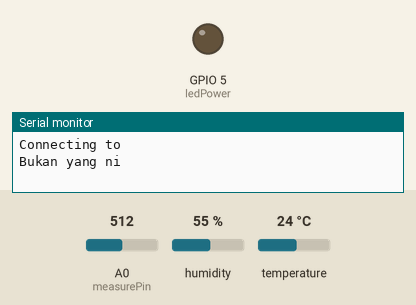
Simulated run of this sketch. Board: ESP8266 (NodeMCU). On the bench: output pins drawn as LEDs (lit = HIGH), the last lines printed to the serial monitor. The inputs (shaded band) are chosen by the test bench; at power-on: A0 (measurePin) = 512, humidity 55 %, temperature 24 °C. WiFi joins after 1.5 s; servers stay silent unless stated; the local clock reads 2024-03-15 10:24:30 at power-on unless the sketch sets it.

Above: at 0.1 s.
At 2.9 s:
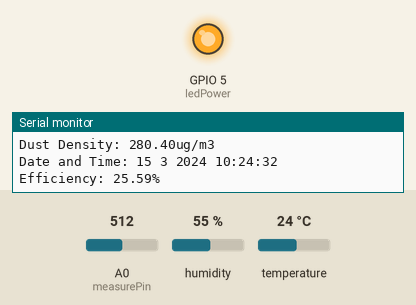
Timing chart, 0 to 4.4 s (numbered marks = the images above):
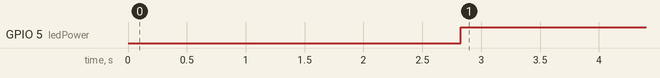

Measured:
- by itself, GPIO 5 (ledPower): LOW → HIGH at 2.8 s

The sketch:

ACEMSUI.ino
```cpp
/* ------- Setting for Blynk ------- */
#define BLYNK_DEBUG
#define BLYNK_PRINT Serial
#define BLYNK_TEMPLATE_ID "TMPL6qxqx3dpd"
#define BLYNK_TEMPLATE_NAME "Air Conditioners Efficiency Monitoring System"
#define BLYNK_AUTH_TOKEN "A8vdTMEsxM2kRDnpMaZ-ihIoQGpTMamB"

/* ------- Include libraries ------- */
#include <ESP8266WiFi.h>
#include <BlynkSimpleEsp8266.h>
#include <TimeLib.h>
#include <WidgetRTC.h>
#include <cmath>

BlynkTimer timer;
WiFiClient client;
WidgetRTC rtc;

/* ------- Setting for DHT11 ------- */
#include <DHT.h>
#include <SPI.h>
#define DHTPIN 2       // What digital pin we're connected to (D4)
#define DHTTYPE DHT11  // DHT 22, AM2302, AM2321
DHT dht(DHTPIN, DHTTYPE);

/* ------- Setting for Dust Sensor -------*/
int measurePin = A0;  //Connect dust sensor to Arduino A0 pin
#define ledPower 5    // Pin D1
int samplingTime = 280;
int deltaTime = 40;
int sleepTime = 9680;

/* ------- Initialize variables ------- */
float voMeasured = 0;
float calcVoltage = 0;
float dustDensity = 0;

const char *ssid = "Bukan yang ni";
const char *pass = "Xcc-5803";

/* ------- Setting Ends ------- */

BLYNK_CONNECTED() {
  // Synchronize time on connection
  rtc.begin();
}

//Calculate the efficiency in percentage (0-100)
float calculateEfficiency(float humidity, float temperature, float dustDensity) {

  float humidityWeight = 0.33;
  float temperatureWeight = 0.33;
  float dustDensityWeight = 0.33;
  float efficiency = 0.0;

  if (humidity < 61 && temperature < 27 && dustDensity < 151) {
    efficiency = 100.0;
  } else {
    efficiency = humidityWeight * (100 - humidity) + temperatureWeight * (100 - temperature) + dustDensityWeight * (150 - dustDensity) / 3;
  }

  return efficiency;
}

void setLastAlert() {

  // Display the date and time on labels V10 and V11
  String currentTime = String(hour()) + ":" + minute() + ":" + second();
  String currentDate = String(day()) + "/" + month() + "/" + year();
  Blynk.virtualWrite(V10, currentDate);
  Blynk.virtualWrite(V11, currentTime);
}

// This function read, calculate, and send value to Blynk Cloud
void sendSensor() {
  //Read DHT11 value
  float h = dht.readHumidity();
  float t = dht.readTemperature();  // or dht.readTemperature(true) for Fahrenheit

  //Read Dust Sensor value
  digitalWrite(ledPower, LOW);  // power on the LED
  delayMicroseconds(samplingTime);

  voMeasured = analogRead(measurePin);  // read the dust value

  delayMicroseconds(deltaTime);
  digitalWrite(ledPower, HIGH);  // turn the LED off
  delayMicroseconds(sleepTime);

  // 0 - 3.3V mapped to 0 - 1023 integer values
  // recover voltage
  calcVoltage = voMeasured * (3.3 / 1024.0);

  // linear eqaution taken from http://www.howmuchsnow.com/arduino/airquality/
  // Chris Nafis (c) 2012
  dustDensity = 170 * calcVoltage - 0.1;

  String currentTime = String(hour()) + ":" + minute() + ":" + second();
  String currentDate = String(day()) + " " + month() + " " + year();

  //Check if all values are available
  if (isnan(h) || isnan(t) || isnan(dustDensity)) {
    Serial.println("Failed to read from sensors!");
    return;
  }

  //Serial.print(h); Serial.print(" "); Serial.print(t); Serial.print(" "); Serial.println(dustDensity);
  float efficiency = calculateEfficiency(h, t, dustDensity);

  // You can send any value at any time.
  // Please don't send more that 10 values per second.
  Blynk.virtualWrite(V5, t);
  Blynk.virtualWrite(V6, h);
  Blynk.virtualWrite(V7, dustDensity);

  String statusNotOK = "Abnormal";
  String statusOK = "Normal";

  // Define the optimum readings
  int tempOptimumLow = 23;
  int tempOptimumHigh = 26;
  int humOptimumLow = 40;
  int humOptimumHigh = 60;
  int dustOptimum = 150;

  // Trigger event if necessary
  if (t > tempOptimumHigh && h > humOptimumHigh && dustDensity > dustOptimum) {
    String message = "Please turn off your AC now due to inefficiency!";
    Blynk.logEvent("inefficient_alert", message);
    Blynk.virtualWrite(V8, statusNotOK);
    setLastAlert();
  } else if ((t < tempOptimumLow || t > tempOptimumHigh) && (h < humOptimumLow || h > humOptimumHigh) && dustDensity > dustOptimum) {
    String message = "Please check your AC's filter and clean if necessary!";
    Blynk.logEvent("inefficient_alert", message);
    Blynk.virtualWrite(V8, statusNotOK);
    setLastAlert();
  } else {
    Blynk.virtualWrite(V8, statusOK);
  }
  Blynk.virtualWrite(V9, efficiency);

  //Display result in Serial Monitor
  Serial.print("Humidity: ");
  Serial.print(h);
  Serial.println("%");
  Serial.print("Temperature: ");
  Serial.print(t);
  Serial.println("°C");
  Serial.print("Dust Density: ");
  Serial.print(dustDensity);
  Serial.println("ug/m3");  // unit: ug/m3
  Serial.print("Date and Time: ");
  Serial.print(currentDate);
  Serial.print(" ");
  Serial.println(currentTime);
  Serial.print("Efficiency: ");
  Serial.print(efficiency);
  Serial.println("%");
  Serial.println("");
}

void setup() {
  Serial.begin(9600);
  pinMode(ledPower, OUTPUT);

  Serial.println("Connecting to ");
  Serial.println(ssid);

  WiFi.begin(ssid, pass);
  while (WiFi.status() != WL_CONNECTED) {
    delay(500);
    Serial.print(".");
  }

  Serial.println("");
  Serial.println("WiFi connected");

  //Blynk.begin(BLYNK_AUTH_TOKEN, ssid, pass, "113.210.106.161", 8080);
  Blynk.config(BLYNK_AUTH_TOKEN);
  Blynk.connect();
  Blynk.sendInternal("rtc", "sync");  //request current local time for device

  //start dht sensor
  dht.begin();

  setSyncInterval(1 * 60);  // Sync interval in seconds (1 minutes)

  // Setup a function to be called every second
  timer.setInterval(1000L, sendSensor);
}

void loop() {
  Blynk.run();
  timer.run();
}
```
